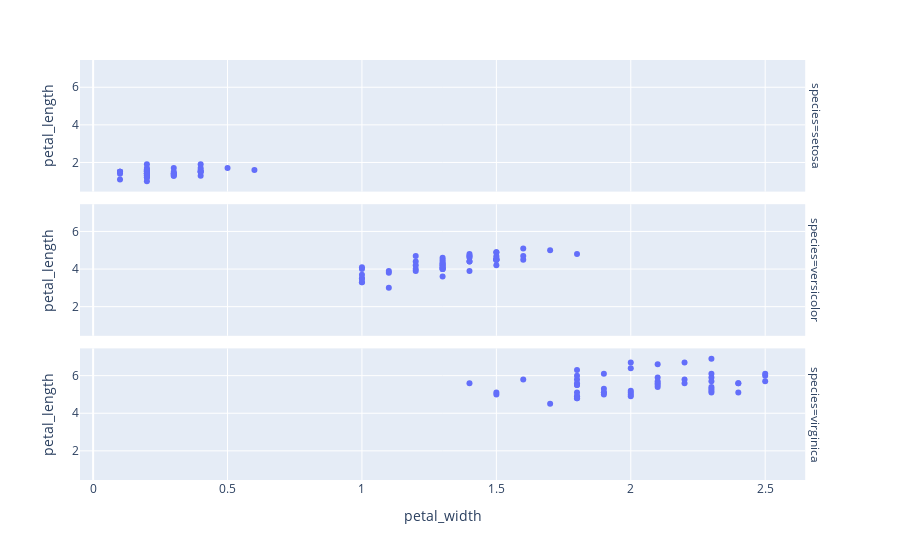

This figure's notebook cell:
### Code cell
px.scatter(data_frame=iris, x='petal_width',y='petal_length',facet_row='species')

### Figure 1 — Plotly figure (JSON) as saved in the notebook; plotly's stock layout.template omitted (floating-point values rounded to 4 significant figures)
{"data": [{"hovertemplate": "species=setosa<br>petal_width=%{x}<br>petal_length=%{y}<extra></extra>", "legendgroup": "", "marker": {"color": "#636efa", "symbol": "circle"}, "mode": "markers", "name": "", "orientation": "v", "showlegend": false, "type": "scatter", "x": [0.2, 0.2, 0.2, 0.2, 0.2, 0.4, 0.3, 0.2, 0.2, 0.1, 0.2, 0.2, 0.1, 0.1, 0.2, 0.4, 0.4, 0.3, 0.3, 0.3, 0.2, 0.4, 0.2, 0.5, 0.2, 0.2, 0.4, 0.2, 0.2, 0.2, 0.2, 0.4, 0.1, 0.2, 0.1, 0.2, 0.2, 0.1, 0.2, 0.2, 0.3, 0.3, 0.2, 0.6, 0.4, 0.3, 0.2, 0.2, 0.2, 0.2], "xaxis": "x3", "y": [1.4, 1.4, 1.3, 1.5, 1.4, 1.7, 1.4, 1.5, 1.4, 1.5, 1.5, 1.6, 1.4, 1.1, 1.2, 1.5, 1.3, 1.4, 1.7, 1.5, 1.7, 1.5, 1, 1.7, 1.9, 1.6, 1.6, 1.5, 1.4, 1.6, 1.6, 1.5, 1.5, 1.4, 1.5, 1.2, 1.3, 1.5, 1.3, 1.5, 1.3, 1.3, 1.3, 1.6, 1.9, 1.4, 1.6, 1.4, 1.5, 1.4], "yaxis": "y3"}, {"hovertemplate": "species=versicolor<br>petal_width=%{x}<br>petal_length=%{y}<extra></extra>", "legendgroup": "", "marker": {"color": "#636efa", "symbol": "circle"}, "mode": "markers", "name": "", "orientation": "v", "showlegend": false, "type": "scatter", "x": [1.4, 1.5, 1.5, 1.3, 1.5, 1.3, 1.6, 1, 1.3, 1.4, 1, 1.5, 1, 1.4, 1.3, 1.4, 1.5, 1, 1.5, 1.1, 1.8, 1.3, 1.5, 1.2, 1.3, 1.4, 1.4, 1.7, 1.5, 1, 1.1, 1, 1.2, 1.6, 1.5, 1.6, 1.5, 1.3, 1.3, 1.3, 1.2, 1.4, 1.2, 1, 1.3, 1.2, 1.3, 1.3, 1.1, 1.3], "xaxis": "x2", "y": [4.7, 4.5, 4.9, 4, 4.6, 4.5, 4.7, 3.3, 4.6, 3.9, 3.5, 4.2, 4, 4.7, 3.6, 4.4, 4.5, 4.1, 4.5, 3.9, 4.8, 4, 4.9, 4.7, 4.3, 4.4, 4.8, 5, 4.5, 3.5, 3.8, 3.7, 3.9, 5.1, 4.5, 4.5, 4.7, 4.4, 4.1, 4, 4.4, 4.6, 4, 3.3, 4.2, 4.2, 4.2, 4.3, 3, 4.1], "yaxis": "y2"}, {"hovertemplate": "species=virginica<br>petal_width=%{x}<br>petal_length=%{y}<extra></extra>", "legendgroup": "", "marker": {"color": "#636efa", "symbol": "circle"}, "mode": "markers", "name": "", "orientation": "v", "showlegend": false, "type": "scatter", "x": [2.5, 1.9, 2.1, 1.8, 2.2, 2.1, 1.7, 1.8, 1.8, 2.5, 2, 1.9, 2.1, 2, 2.4, 2.3, 1.8, 2.2, 2.3, 1.5, 2.3, 2, 2, 1.8, 2.1, 1.8, 1.8, 1.8, 2.1, 1.6, 1.9, 2, 2.2, 1.5, 1.4, 2.3, 2.4, 1.8, 1.8, 2.1, 2.4, 2.3, 1.9, 2.3, 2.5, 2.3, 1.9, 2, 2.3, 1.8], "xaxis": "x", "y": [6, 5.1, 5.9, 5.6, 5.8, 6.6, 4.5, 6.3, 5.8, 6.1, 5.1, 5.3, 5.5, 5, 5.1, 5.3, 5.5, 6.7, 6.9, 5, 5.7, 4.9, 6.7, 4.9, 5.7, 6, 4.8, 4.9, 5.6, 5.8, 6.1, 6.4, 5.6, 5.1, 5.6, 6.1, 5.6, 5.5, 4.8, 5.4, 5.6, 5.1, 5.1, 5.9, 5.7, 5.2, 5, 5.2, 5.4, 5.1], "yaxis": "y"}], "layout": {"annotations": [{"font": {}, "showarrow": false, "text": "species=virginica", "textangle": 90, "x": 0.98, "xanchor": "left", "xref": "paper", "y": 0.1567, "yanchor": "middle", "yref": "paper"}, {"font": {}, "showarrow": false, "text": "species=versicolor", "textangle": 90, "x": 0.98, "xanchor": "left", "xref": "paper", "y": 0.5, "yanchor": "middle", "yref": "paper"}, {"font": {}, "showarrow": false, "text": "species=setosa", "textangle": 90, "x": 0.98, "xanchor": "left", "xref": "paper", "y": 0.8433, "yanchor": "middle", "yref": "paper"}], "legend": {"tracegroupgap": 0}, "margin": {"t": 60}, "xaxis": {"anchor": "y", "domain": [0, 0.98], "title": {"text": "petal_width"}}, "xaxis2": {"anchor": "y2", "domain": [0, 0.98], "matches": "x", "showticklabels": false}, "xaxis3": {"anchor": "y3", "domain": [0, 0.98], "matches": "x", "showticklabels": false}, "yaxis": {"anchor": "x", "domain": [0, 0.3133], "title": {"text": "petal_length"}}, "yaxis2": {"anchor": "x2", "domain": [0.3433, 0.6567], "matches": "y", "title": {"text": "petal_length"}}, "yaxis3": {"anchor": "x3", "domain": [0.6867, 1.0], "matches": "y", "title": {"text": "petal_length"}}}}
